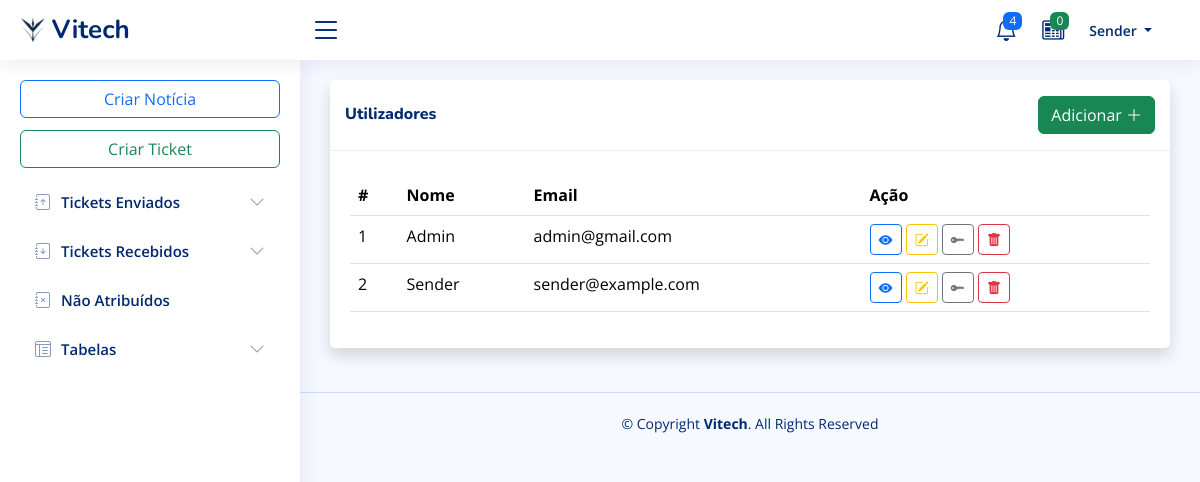
Page /?op=5 (signed in) on the committed database.
### tables this page shows
CREATE TABLE `user` (
  `id_user` int(9) NOT NULL,
  `nome` varchar(50) NOT NULL,
  `username` varchar(20) NOT NULL,
  `password` char(40) NOT NULL,
  `email` varchar(100) NOT NULL,
  `telefone` int(9) DEFAULT NULL,
  `status` char(1) NOT NULL
);

### db/libphp.php (called while the page is built, shortened)
<?php
function getUser($con)
{
    $query = "SELECT id_user, nome, email, telefone
    FROM user ";
    $query_run = mysqli_query($con, $query);
    if ($query_run && mysqli_num_rows($query_run) > 0) {
        $user = [];
        while ($row = mysqli_fetch_assoc($query_run)) {
            $user[] = $row;
        }
        return $user;
    } else {
        return false;
    }
}
?>

### pag/users/user.php (the view, shortened to what this page needs)
<?php
require './db/dbcon.php';
?>
<div class="card shadow mb-4">
    <div class="card-header py-3">
        <div class="d-flex justify-content-between align-items-center">
            <h6 class="m-0" style="font-weight:800; color: #012970;">Utilizadores</h6>
            <button type="button" class="btn btn-success" id="addBtn">
                Adicionar <i class="bi bi-plus-lg"></i>
            </button>
        </div>
    </div>
    <div class="card-body">
        <div class="table-responsive mt-4">
            <table class="table table-hover datatable" id="datatable" width="100%" cellspacing="0">
                <thead>
                    <tr>
                        <th>#</th>
                        <th>Nome</th>
                        <th>Email</th>
                        <th>Ação</th>
                    </tr>
                </thead>
                <tbody>
                    <?php
                    $user = getUser($con);
                    if (!empty($user)) {
                        foreach ($user as $row) {
                            ?>
                            <tr>
                                <td><?= $row['id_user'] ?></td>
                                <td><?= $row['nome'] ?></td>
                                <td><?= $row['email'] ?></td>
                                <td>
                                    <button type="button" class="btn btn-outline-primary btn-sm verMaisbtn"
                                        data-toggle="tooltip" data-placement="top" title="Ver Mais" data-toggle="modal"
                                        data-target="#viewModal" data-userid="<?= $row['id_user']; ?>">
                                        <i class="bi bi-eye-fill"></i>
                                    </button>
                                    <button type="button" data-userid="<?= $row['id_user']; ?>" data-toggle="tooltip"
                                        data-placement="top" title="Editar Dados"
                                        class="btn btn-outline-warning btn-sm editarBtn">
                                        <i class="bi bi-pencil-square"></i>
                                    </button>
                                    <button type="button" data-userid="<?= $row['id_user']; ?>" data-toggle="tooltip"
                                        data-placement="top" title="Alterar Palavra-Passe"
                                        class="btn btn-outline-secondary btn-sm passBtn">
                                        <i class="bi bi-key-fill"></i>
                                    </button>
                                    <button type="button" data-userid="<?= $row['id_user']; ?>" data-toggle="tooltip"
                                        data-placement="top" title="Eliminar" class="btn btn-outline-danger btn-sm deleteBtn">
                                        <i class="bi bi-trash-fill"></i>
                                    </button>
                                </td>
                            </tr>
                            <?php
                        }
                    }
                    ?>
                </tbody>
            </table>
        </div>
    </div>
</div>

### assets/css/style.css (style rules this page uses)
:root { scroll-behavior: smooth; }
body { font-family: "Open Sans", sans-serif; background: #f6f9ff; color: #444444; }
h1, h2, h3, h4, h5, h6 { font-family: "Nunito", sans-serif; }
.card { margin-bottom: 30px; border: none; border-radius: 5px; box-shadow: 0px 0 30px rgba(1, 41, 112, 0.1); }
.card-header, .card-footer { border-color: #ebeef4; background-color: #fff; color: #798eb3; padding: 15px; }
.card-body { padding: 0 20px 20px 20px; }

### rows in the picture
user: id_user "1", nome "Admin", email "admin@gmail.com"
user: id_user "2", nome "Sender", email "sender@example.com"

### other values in the picture
$count "0"
$_SESSION['user']['nome'] "Sender"
